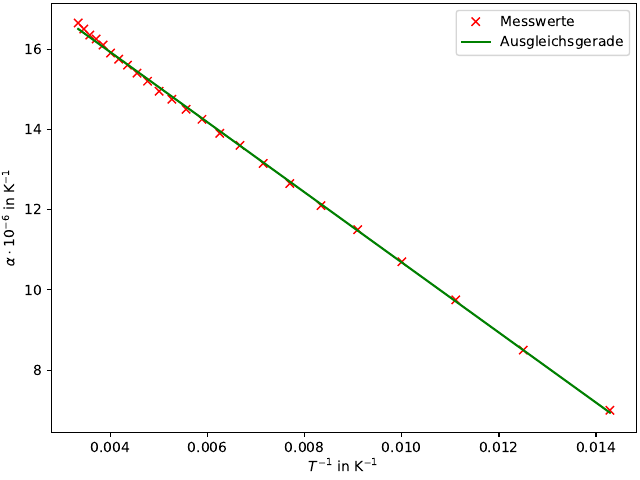

This figure's Python source:
import matplotlib.pyplot as plt
from scipy.optimize import curve_fit
import numpy as np
import uncertainties.unumpy as unp
from uncertainties.umath import sqrt
from uncertainties import ufloat
import math
a, t = np.genfromtxt('alphaplot.txt', unpack=True)
def f(x, m,b):
    return m*1/x+b
params, cov = curve_fit(f, t, a)
m= params[0]
b=params[1]
dm = np.sqrt(cov[0][0])
db = np.sqrt(cov[1][1])
x=np.linspace(70, 300, 1000)

plt.plot(1/t, a, 'rx', label='Messwerte')
plt.plot(1/x, f(x, m, b), 'g-', label='Ausgleichsgerade')

plt.xlabel(r"$T^{-1}$ in $\mathrm{K}^{-1}$")
plt.ylabel(r"$\alpha\cdot 10^{-6}$ in $\mathrm{K}^{-1}$")
#plt.ylim(6.5, 17)

# print('Parameter: ', params, '\nFehler: ', np.sqrt(np.diag(cov)))
plt.legend(loc='best')
plt.tight_layout(pad=0, h_pad=1.08, w_pad=1.08)
plt.savefig('alphaplot.pdf')
m=ufloat(m, dm)
b=ufloat(b, db)
print('m = ', m)
print('b = ', b)
